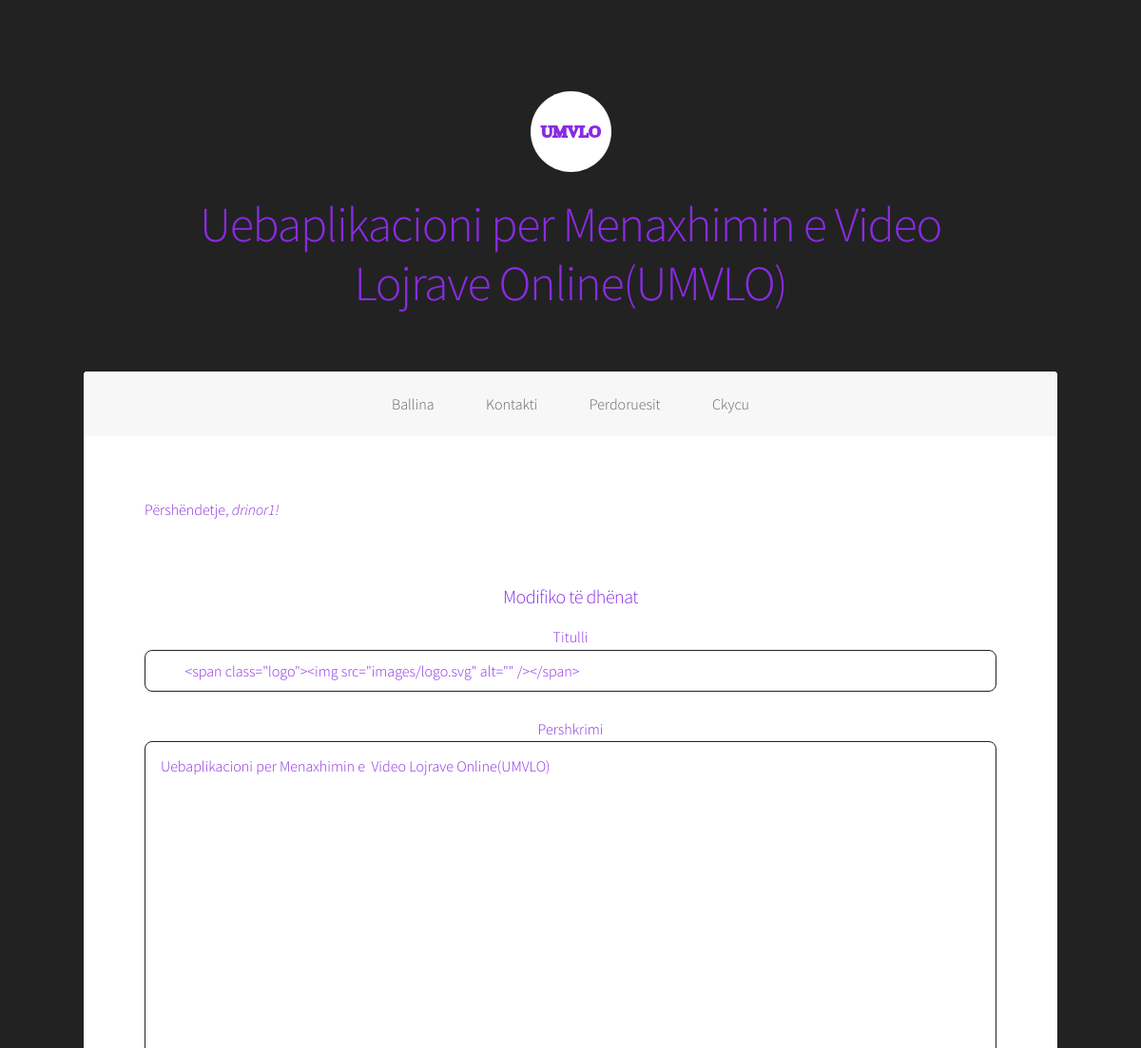
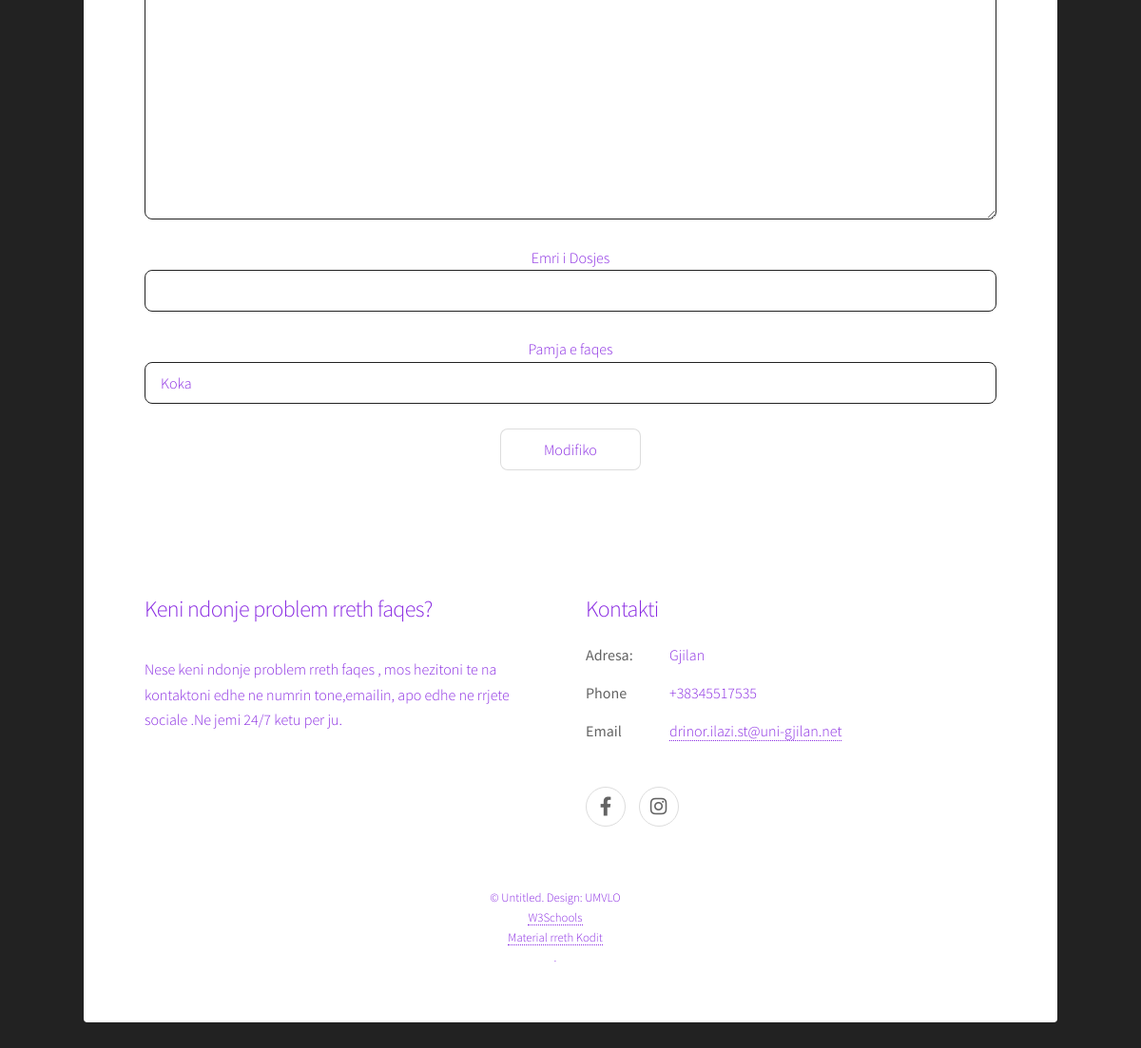
The app's page /ModuliAdministratorit/perditso_dhenat.php?ID_Dhenat=1 (signed in) with its own data (2 pictures, top to bottom).
### tables this page shows
CREATE TABLE `umvlo_tedhenat` (
  `ID_Dhenat` int(11) NOT NULL,
  `Titulli` varchar(222) NOT NULL,
  `Pershkrimi` varchar(1000) NOT NULL,
  `Dosja` mediumblob NOT NULL,
  `PamjaFaqes` varchar(255) NOT NULL
);

CREATE TABLE `umvlo_perdoruesi` (
  `pid` int(11) NOT NULL,
  `perdoruesi` varchar(111) NOT NULL,
  `password` varchar(222) NOT NULL,
  `email` varchar(222) NOT NULL
);

### ModuliAdministratorit/kontrolla.php (called while the page is built, shortened)
<?php
include('konfigurimi.php');
$user_check=$_SESSION['perdoruesi'];
$ses_sql = mysqli_query($conn,"SELECT perdoruesi FROM umvlo_perdoruesi WHERE perdoruesi='$user_check' ");
$row=mysqli_fetch_array($ses_sql,MYSQLI_ASSOC);
$login_user=$row['perdoruesi'];
?>

### ModuliAdministratorit/perditso_dhenat.php (the view, shortened to what this page needs)
<?php
	include("kontrolla.php");
?>
<?php
include_once("konfigurimi.php");
?>
<?php
$ID_Dhenat = $_GET['ID_Dhenat'];
$result = mysqli_query($conn,"SELECT * FROM umvlo_tedhenat where ID_Dhenat='$ID_Dhenat'");
while($res = mysqli_fetch_array($result))
{
	$Titulli_p = $res['Titulli'];
	$Pershkrimi_p = $res['Pershkrimi'];
	$Dosja_p = $res['Dosja'];
	$PamjaFaqes_p = $res['PamjaFaqes'];
}
?>
<!DOCTYPE HTML>
<html>
	<head>
		<link rel="stylesheet" href="assets/css/main.css" />
	</head>
	<body class="is-preload">
			<div id="wrapper">
				<header id="header" class="alt">
						<?php include_once("koka.php"); ?>
                  </header>
				 <nav id="nav">
					<?php include_once("meny.php"); ?>
                  </nav>
           <div id="main">
			<section id="intro" style="text-align:center;" class="main">
								<div class="spotlight">
											<p >Përshëndetje, <em><?php  echo $login_user;?>!</em></p>
                                         </div>
					<div class="col-6 col-12-xsmall">
                      <div class="table-wrapper">
	                    <form  method="post" action="">
	                        <h3>Modifiko të dhënat</h3>
				Titulli
				<input type="text" name="Titulli" value='<?php echo $Titulli_p;?>'   required />
				<br>
				Pershkrimi
				<textarea name="Pershkrimi"  rows="20" cols="30"><?php echo $Pershkrimi_p;?></textarea>
				<br>
				Emri i Dosjes
				<input type="text" name="Dosja" value='<?php echo $Dosja_p;?>'   required />
				<br >
				Pamja e faqes
				<input type="text" name="PamjaFaqes" value='<?php echo $PamjaFaqes_p;?>'   required />
				<br >
				<input type="submit" name="perditso_dhenat" value="Modifiko">
	</form>
						</div>
						</div>
			</section>
						<?php include_once("kemba.php"); ?>
			</div>
			</div>
	</body>
</html>

### ModuliAdministratorit/koka.php (shortened to what this page needs)
		<?php
          $result = mysqli_query($conn, "SELECT * FROM umvlo_tedhenat WHERE PamjaFaqes='KokaAdm'");
          while ($row = mysqli_fetch_assoc($result)) {
            extract($row);
          ?>
	<?php echo $Titulli ?>
	<h1><?php echo $Pershkrimi ?></h1>
<?php } ?>

### ModuliAdministratorit/meny.php (shortened to what this page needs)
		<?php
         $result = mysqli_query($conn, "SELECT * FROM umvlo_tedhenat WHERE PamjaFaqes='MenyAdm'");
         while ($row = mysqli_fetch_assoc($result)) {
           extract($row);
  	 echo $Pershkrimi;
}
         ?>

### ModuliAdministratorit/kemba.php (shortened to what this page needs)
<footer id="footer">
					<?php
            $result = mysqli_query($conn, "SELECT * FROM umvlo_tedhenat WHERE PamjaFaqes='Kemba_Pyt'");
            while ($row = mysqli_fetch_assoc($result)) {
              extract($row);
            ?>
						<section>
							<h2><?php echo $Titulli ?></h2>
							<p><?php echo $Pershkrimi; ?></p>
						</section>
			<?php } ?>
									<?php
            $result = mysqli_query($conn, "SELECT * FROM umvlo_tedhenat WHERE PamjaFaqes='Kemba_Linqe'");
            while ($row = mysqli_fetch_assoc($result)) {
              extract($row);
            ?>
						<section>
							<h2><?php echo $Titulli ?></h2>
							<?php echo $Pershkrimi; ?>
						</section>
			<?php } ?>
			<?php
            $result = mysqli_query($conn, "SELECT * FROM umvlo_tedhenat WHERE PamjaFaqes='Kemba_Drejtat'");
            while ($row = mysqli_fetch_assoc($result)) {
              extract($row);
            ?>
							<?php echo $Pershkrimi; ?>
			<?php } ?>
			</footer>

### records on screen
umvlo_tedhenat: Titulli (picture), Pershkrimi "Uebaplikacioni per Menaxhimin e Video Lojrave Online(UMVLO)"
umvlo_tedhenat: Pershkrimi "Ballina Kontakti Perdoruesit Ckycu"
umvlo_perdoruesi: perdoruesi "drinor1"
umvlo_tedhenat: Titulli "<span class=\"logo\"><img src=\"images/logo.svg\" alt=\"\" /></span>", Pershkrimi "Uebaplikacioni per Menaxhimin e Video Lojrave Online(UMVLO)", PamjaFaqes "Koka"
umvlo_tedhenat: Titulli "Keni ndonje problem rreth faqes?", Pershkrimi "Nese keni ndonje problem rreth faqes , mos hezitoni te na kontaktoni edhe ne numrin tone,emailin, apo edhe ne rrjete sociale .Ne jemi 24/7 ketu per ju."
umvlo_tedhenat: Titulli "Kontakti", Pershkrimi "Adresa: Gjilan Phone +38345517535 Email drinor.ilazi.st@uni-gjilan.net"
umvlo_tedhenat: Pershkrimi "© Untitled. Design: UMVLO W3Schools Material rreth Kodit ."
